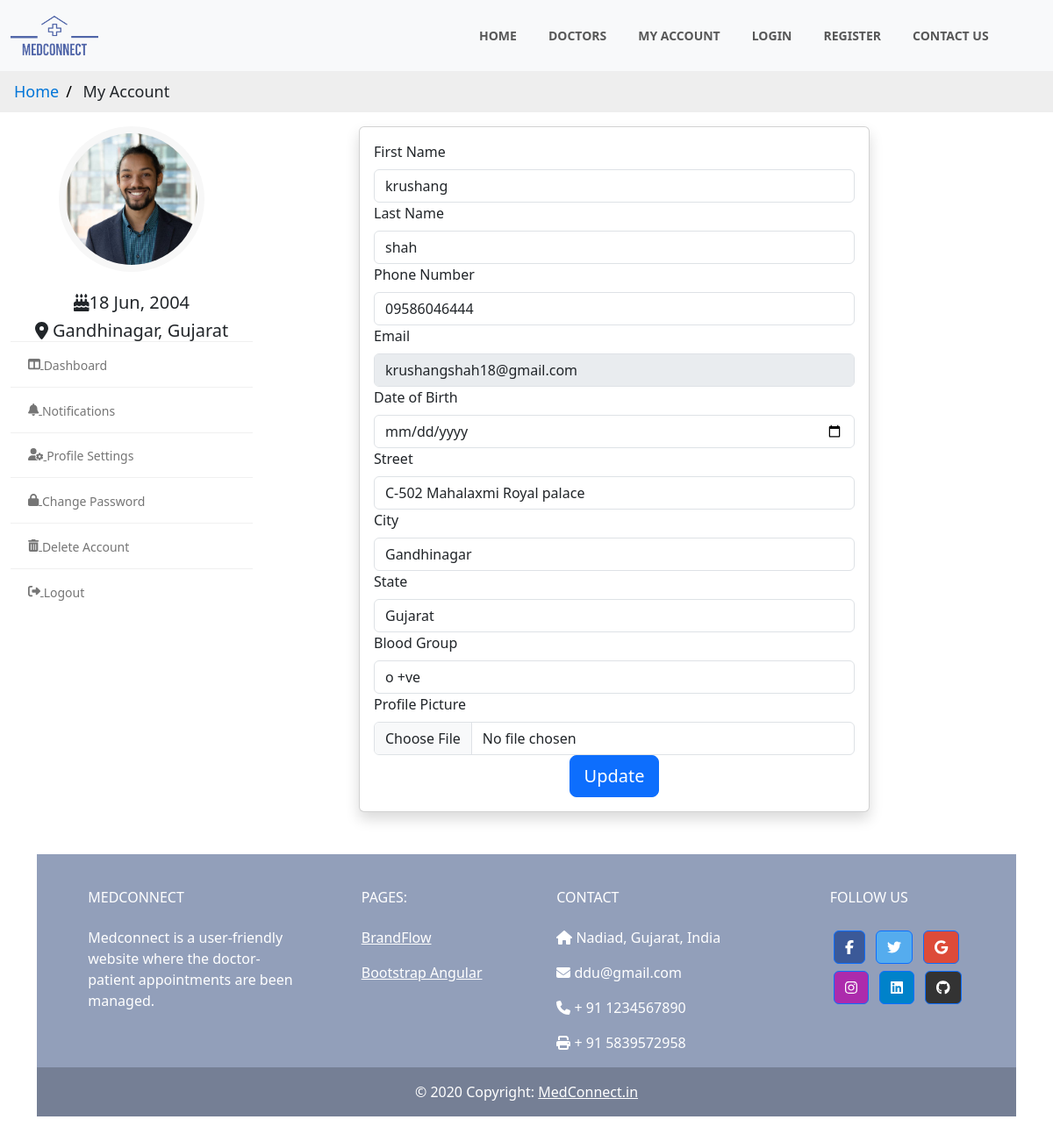
Screenshot of /patient/patient-settings/ (signed in) with the database file from the repository.
### accounts/models.py (models this page shows, shortened)
class Patient(models.Model):
    user = models.OneToOneField(CustomUser, on_delete=models.CASCADE, primary_key=True)
    patient_addr = models.ForeignKey(Address, on_delete=models.CASCADE)
    date_of_birth = models.DateField()
    blood_group = models.CharField(max_length=5)
    profile_img = models.ImageField(upload_to="patient_profile_images", default='patient_profile_images/default.png')

class Address(models.Model):
    street = models.CharField(max_length=255)
    city = models.CharField(max_length=255)
    state = models.CharField(max_length=255)

class CustomUser(AbstractBaseUser, PermissionsMixin):
    email = models.EmailField(unique=True)
    first_name = models.CharField(max_length=30)
    last_name = models.CharField(max_length=30)
    phone_number = models.CharField(max_length=15)
    is_active = models.BooleanField(default=True)
    is_staff = models.BooleanField(default=False)
    is_admin = models.BooleanField(default=False)
    is_superadmin = models.BooleanField(default=False)
    type = models.CharField(max_length=16, default='patient')
    objects = CustomUserManager()
    USERNAME_FIELD = 'email'
    REQUIRED_FIELDS = ['first_name']

### patient/views.py (the view, shortened to what this page needs)
# urls.py: path('patient-settings/',views.settings,name='settings'),
@login_required(login_url='/login/')
def settings(request):
    cuser=request.user
    patient=Patient.objects.get(user_id=cuser.id)
    address=Address.objects.get(id=patient.patient_addr_id)
    context={
        'user':cuser,
        'patient':patient,
        'address':address
        }
    return render(request,'patient/settings.html',context)

### templates/patient/settings.html (shortened to what this page needs)
{%extends 'patient/myaccount_base.html'%}
{%block main%}
      <div class="col-md-7 col-lg-8 col-xl-8">
        <form style="font-size:medium; " class="col-9 mx-auto card p-3 shadow"  method="post" enctype="multipart/form-data">
          <div >
            <label  class="form-label"> First Name</label>
            <input type="text" class="form-control" name="first_name" value="{{user.first_name}}">
          </div>
          <div >
              <label class="form-label"> Last Name</label>
              <input type="text" class="form-control" name="last_name" value="{{user.last_name}}">
          </div>
          <div >
              <label class="form-label">Phone Number</label>
              <input type="text" class="form-control" name="phone_number" value="{{user.phone_number}}">
          </div>
          <div >
            <label class="form-label">Email</label>
            <input type="text" class="form-control" name="email" value="{{user.email}}" disabled>
        </div>
          <div>
              <label class="form-label">Date of Birth</label>
              <input type="date" class="form-control" name="dob" value="{{patient.date_of_birth}}">
            </div>
            <div>
              <label class="form-label">Street</label>
              <input type="text" class="form-control" name="street" value="{{address.street}}">
            </div>
            <div>
              <label  class="form-label">City</label>
              <input type="text" class="form-control" name="city" value="{{address.city}}">
            </div>
            <div>
              <label  class="form-label">State</label>
              <input type="text" class="form-control" name="state" value="{{address.state}}">
            </div>
            <div>
              <label  class="form-label">Blood Group</label>
              <input type="text" class="form-control" name="blood_group" value="{{patient.blood_group}}">
            </div>
          <div>
            <label class="form-label">Profile Picture</label>
            <input type="file" class="form-control" name="profile" value="{{patient.profile_img}}">
        </div>
         <center> <button type="submit" class="btn btn-primary btn-lg">Update</button></center>
        </form>
      </div>
    </div>
</div>
</div>
{% endblock %}

### templates/patient/myaccount_base.html (shortened to what this page needs)
{% extends 'patient/base.html' %}
{% load static %}
{% block content %}
<ul class="breadcrumb">
    <li><a href="/patient/">Home</a></li>
    <li>My Account</li>
  </ul>
<div class="content">
  <div class="container-fluid">
    <div class="row">
        <div class="col-md-5 col-lg-4 col-xl-3 theiaStickySidebar">
            <div class="profile-sidebar">
            <div class="widget-profile pro-widget-content">
                <div class="profile-info-widget">
                <a href="#" class="booking-doc-img">
                    <img src="/media/{{patient.profile_img}}" alt="User Image" style="width: 150px; height: 150px; object-fit: cover;">
                </a>
                <div class="profile-det-info">
                    <div class="patient-details">
                    <h5><i class="fas fa-birthday-cake"></i>{{patient.date_of_birth | date:"d M, Y"}}</h5>
                    <h5 class="mb-0"><i class="fas fa-map-marker-alt"></i> {{address.city}}, {{address.state}}</h5>
                    </div>
                </div>
                </div>
            </div>
            <div class="dashboard-widget">
                <nav class="dashboard-menu">
                <ul type="none">
                    <li>
                    <a href="/patient/myaccount/">
                        <i class="fas fa-columns"></i>
                        <span>Dashboard</span>
                    </a>
                    </li>
                    <li>
                    <a href="/patient/patient-notifications/">
                        <i class="fas fa-bell"></i>
                        <span>Notifications</span>
                    </a>
                    </li>
                    <li>
                    <a href="/patient/patient-settings/">
                        <i class="fas fa-user-cog"></i>
                        <span>Profile Settings</span>
                    </a>
                    </li>
                    <li>
                    <a href="/patient/patient-change-password/">
                        <i class="fas fa-lock"></i>
                        <span>Change Password</span>
                    </a>
                    </li>
                    <li>
                    <a href="/patient/delete-account/">
                        <i class="fas fa-trash-can"></i>
                        <span>Delete Account</span>
                    </a>
                    </li>
                    <li>
                    <a href="/logout/">
                        <i class="fas fa-sign-out-alt"></i>
                        <span>Logout</span>
                    </a>
                    </li>
                </ul>
                </nav>
            </div>
            </div>
        </div>
        {%block main%}
        {%endblock%}
{%endblock%}

### static/styles/style.css (style rules this page uses)
body { font-family: 'Dosis', sans-serif; font-family: 'Open Sans', sans-serif; font-size: 14px; line-height: 1.42857143; color: #f0f0f0; overflow-x: hidden; }
ul.breadcrumb { padding: 10px 16px; list-style: none; background-color: #eee; }
ul.breadcrumb li { display: inline; font-size: 18px; }
ul.breadcrumb li+li:before { padding: 8px; color: black; content: "/\00a0"; }
ul.breadcrumb li a { color: #0275d8; text-decoration: none; }
.widget-profile { background-color: #fff; border-bottom: 1px solid #f0f0f0; }
.widget-profile .profile-info-widget { display: block; text-align: center; }
.widget-profile .profile-info-widget .booking-doc-img { display: inline-block; margin: 0 0 15px; width: auto; padding: 8px; background-color: #f7f7f7; border-radius: 50%; }
.widget-profile .profile-info-widget .booking-doc-img img { border-radius: 50%; height: 120px; width: 120px; }
.dashboard-menu ul { color: #757575; font-size: 14px; line-height: 17px; list-style: none; margin: 0; padding: 0; text-transform: capitalize; }
.dashboard-menu ul li { line-height: inherit; }
.dashboard-menu > ul > li { border-bottom:1px solid #f0f0f0; position: relative; }
.dashboard-menu > ul > li:last-child { border-bottom: 0; }
.dashboard-menu ul li a span, .dashboard-menu ul li a i { display: inline-block; vertical-align: middle; }
.dashboard-menu > ul > li > a { color: #757575; display: block; padding: 16px 20px; }

### rows the page displays
Patient: profile_img (picture), date_of_birth "18 Jun, 2004", blood_group "o +ve"
Address: city "Gandhinagar", state "Gujarat", street "C-502 Mahalaxmi Royal palace"
CustomUser: first_name "krushang", last_name "shah", phone_number "09586046444", email "krushangshah18@gmail.com"
